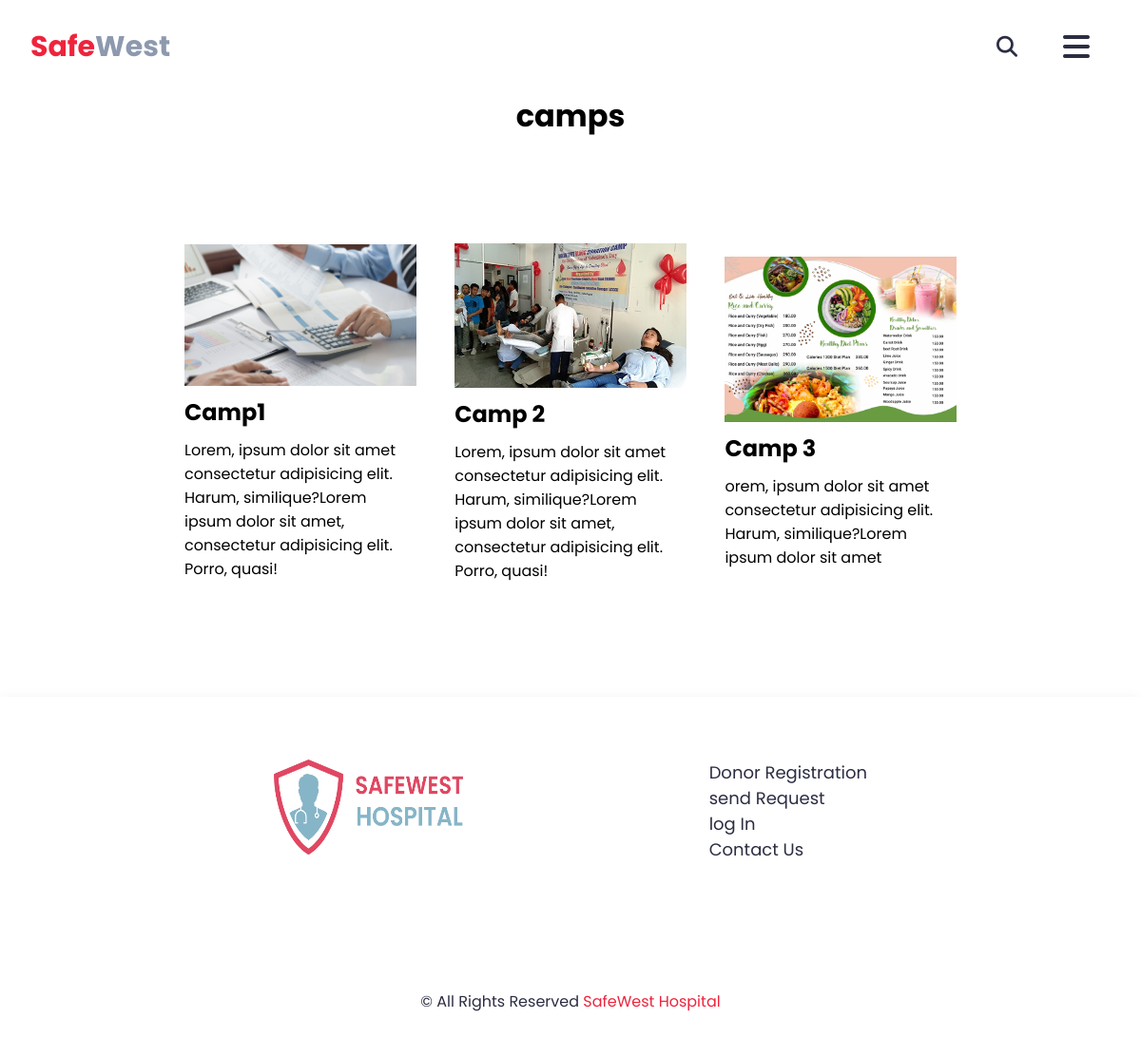
The app's page /camps.php with its own data.
### tables this page shows
CREATE TABLE `camps` (
  `id` int(11) NOT NULL,
  `camptitle` varchar(255) NOT NULL,
  `organizedby` varchar(200) NOT NULL,
  `photo` varchar(255) NOT NULL,
  `note` varchar(255) NOT NULL
);

### camps.php (the view, shortened to what this page needs)
<?php
include('db.php');
?>
<html lang="en">
<head>
	<link rel="stylesheet" href="style.css" />
	<link rel="stylesheet" href="./other styles/camps.css" />
	<link rel="stylesheet" href="https://cdnjs.cloudflare.com/ajax/libs/font-awesome/6.3.0/css/all.min.css" />
</head>
<body>
	<?php include 'header.php' ?>
	<h1 class="head-camp">camps</h1>
	<main class="main">
			<section class="camp-list">
			<?php
				$sql = "SELECT camptitle, photo, note FROM camps";
				$result = mysqli_query($conn, $sql);
				if (mysqli_num_rows($result) > 0) {
					while($row = mysqli_fetch_assoc($result)){
						echo '<div class="camp">';
						echo '<img src="./admin/camps/' . $row["photo"] . '" alt="' . $row["camptitle"] . '">';
						echo '<h2 class="camp-name">' . $row["camptitle"] . '</h2>';
						echo '<p class="camp-description">' . $row["note"] . '</p>';
						echo '</div>';
					}
				}
				else{
					echo '<div class="camp">';
					echo '<img src="./admin/assets/img/noimg.png" alt="noimg">';
					echo '<h2 class="camp-name">No Camps</h2>';
					echo '<p class="camp-description">No Description</p>';
					echo '</div>';
				}
				?>
			</section>
		</main>
	<?php require 'footer.php' ?>
</body>
</html>

### style.css (style rules this page uses)
* { margin: 0; padding: 0; box-sizing: border-box; font-family: "Poppins", sans-serif; text-decoration: none; list-style: none; scroll-behavior: smooth; }
:root { --primary-color: #2b2d42; --secondary-color: #8d99ae; --sub-color: #ef233c; }
section { padding: 90px 15% 80px; }

### other styles/camps.css (style rules this page uses)
.main { max-width: 1200px; margin: 0 auto; padding: 20px; }
.camp-list { display: flex; flex-wrap: wrap; justify-content: space-between; align-items: center; }
.camp { width: 30%; margin-bottom: 20px; }
.camp img { width: 100%; height: auto; }
.camp h2 { font-size: 1.5rem; margin-top: 10px; }
.camp p { margin-top: 10px; }
.head-camp { text-align: center; }

### records on screen
camps: photo (picture), camptitle "Camp1", note "Lorem, ipsum dolor sit amet consectetur adipisicing elit. Harum, similique?Lorem ipsum dolor sit amet, consectetur adipisicing elit. Porro, quasi!"
camps: photo (picture), camptitle "Camp 2", note "Lorem, ipsum dolor sit amet consectetur adipisicing elit. Harum, similique?Lorem ipsum dolor sit amet, consectetur adipisicing elit. Porro, quasi!"
camps: photo (picture), camptitle "Camp 3", note "orem, ipsum dolor sit amet consectetur adipisicing elit. Harum, similique?Lorem ipsum dolor sit amet"
